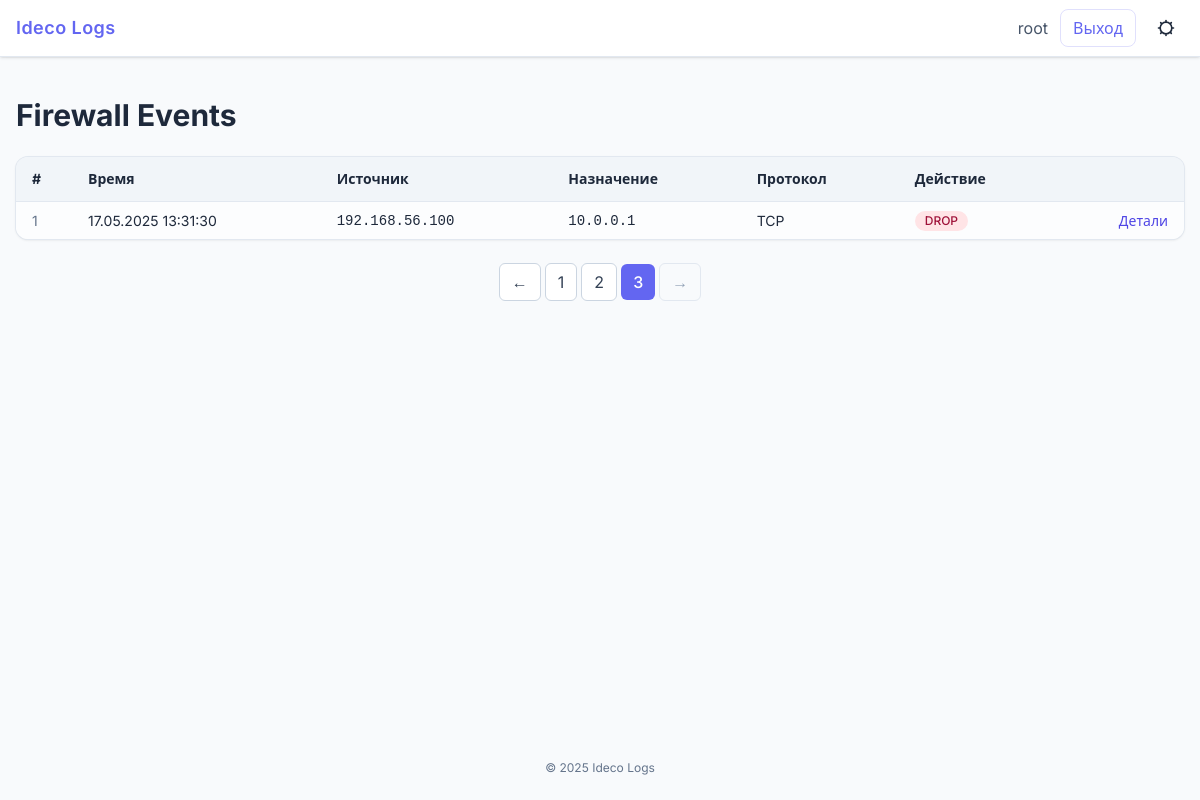
/?page=3 (signed in), run on the app's committed database.
### logs/models.py (models this page shows, shortened)
class Event(models.Model):
    created_at   = models.DateTimeField(auto_now_add=True)
    src_ip       = models.GenericIPAddressField(verbose_name='Источник')
    dst_ip       = models.GenericIPAddressField(verbose_name='Назначение')
    protocol     = models.CharField(max_length=10, blank=True)
    action       = models.CharField(max_length=32, help_text='ALLOW / DROP / etc.')
    raw_message  = models.TextField()
    class Meta:
        ordering = ['-created_at']
        verbose_name = 'Событие'
        verbose_name_plural = 'События'

### logs/views.py (the view)
# urls.py: path('', event_list, name='events'),
@login_required
def event_list(request):
    qs = Event.objects.all()
    paginator = Paginator(qs, 50)
    page_number = request.GET.get('page')
    page_obj = paginator.get_page(page_number)
    return render(request, 'events.html', {
        'events': page_obj,
    })

### logs/templates/events.html (shortened to what this page needs)
{% extends 'base.html' %}
{% load humanize %}
{% block content %}
<div x-data="{ modal:false, active:{} }">
  <h1 class="text-3xl font-bold mb-6">Firewall Events</h1>
  <div class="overflow-x-auto rounded-xl shadow ring-1 ring-slate-200 dark:ring-slate-700">
    <table class="min-w-full divide-y divide-slate-200 dark:divide-slate-700 text-sm">
      <thead class="bg-slate-100 dark:bg-slate-800 text-left font-semibold">
        <tr>
          <th class="px-4 py-3 w-14">#</th>
          <th class="px-4 py-3">Время</th>
          <th class="px-4 py-3">Источник</th>
          <th class="px-4 py-3">Назначение</th>
          <th class="px-4 py-3">Протокол</th>
          <th class="px-4 py-3">Действие</th>
        </tr>
      </thead>
      <tbody class="divide-y divide-slate-100 dark:divide-slate-800 bg-white dark:bg-slate-900">
        {% for e in events %}
        <tr class="odd:bg-slate-50/40 hover:bg-indigo-50/40 dark:odd:bg-slate-800/20 dark:hover:bg-slate-800/40 transition">
          <td class="px-4 py-2 text-slate-500">{{ forloop.counter }}</td>
          <td class="px-4 py-2">{{ e.created_at|date:"d.m.Y H:i:s" }}</td>
          <td class="px-4 py-2 font-mono">{{ e.src_ip }}</td>
          <td class="px-4 py-2 font-mono">{{ e.dst_ip }}</td>
          <td class="px-4 py-2 uppercase">{{ e.protocol }}</td>
          <td class="px-4 py-2">
            <span class="inline-flex items-center rounded-full px-2.5 py-0.5 text-xs font-medium
              {% if e.action == 'ALLOW' %} bg-emerald-100 text-emerald-800 dark:bg-emerald-800/30 dark:text-emerald-300
              {% elif e.action == 'DROP' %} bg-rose-100 text-rose-800 dark:bg-rose-800/30 dark:text-rose-300
              {% else %} bg-slate-100 text-slate-600 dark:bg-slate-700/40 dark:text-slate-300 {% endif %}">
              {{ e.action }}
            </span>
          </td>
          <td class="px-4 py-2 text-right">
            <button @click="modal=true;active={
                              id:'{{e.id}}',
                              time:'{{e.created_at|date:"d.m.Y H:i:s"}}',
                              src:'{{e.src_ip}}',
                              dst:'{{e.dst_ip}}',
                              proto:'{{e.protocol}}',
                              action:'{{e.action}}',
                              raw:`{{e.raw_message|escapejs}}`
                            }"
                    class="text-primary-dark hover:underline dark:text-primary">
              Детали
            </button>
          </td>
        </tr>
        {% empty %}
        <tr><td colspan="7" class="px-4 py-6 text-center text-slate-500">Записей нет</td></tr>
        {% endfor %}
      </tbody>
    </table>
  </div>
  <div class="mt-6 flex justify-center">{% include 'pagination.html' %}</div>
</div>
{% endblock %}

### logs/templates/base.html (shortened to what this page needs)
{% load tz %}
<!DOCTYPE html>
<html lang="ru"
      x-data="{ dark: localStorage.theme==='dark' }"
      :class="{ 'dark': dark }"
      x-init="$watch('dark', v => localStorage.theme = v ? 'dark' : 'light')">
<head>
  <script src="https://cdn.tailwindcss.com?plugins=typography"></script>
</head>
<body class="min-h-screen flex flex-col bg-slate-50 text-slate-800 dark:bg-slate-900 dark:text-slate-200 antialiased">
  <nav class="sticky top-0 z-40 bg-white/90 dark:bg-slate-800/90 backdrop-blur shadow border-b border-slate-200 dark:border-slate-700">
    <div class="max-w-7xl mx-auto flex items-center justify-between h-14 px-4">
      <a href="{% url 'events' %}" class="text-lg font-semibold tracking-wide text-primary dark:text-white">Ideco Logs</a>
      {% if user.is_authenticated %}
      <div class="flex items-center gap-3">
        <span class="hidden sm:inline text-slate-600 dark:text-slate-300">{{ user.username }}</span>
        <a href="{% url 'logout' %}?next={{ request.path }}"
           class="px-3 py-1.5 rounded-lg border border-primary/20 text-primary hover:bg-primary hover:text-white transition">
          Выход
        </a>
        <button @click="dark=!dark" class="w-9 h-9 rounded-full flex items-center justify-center hover:bg-slate-900/5 dark:hover:bg-white/10 transition">
        </button>
      </div>
      {% endif %}
    </div>
  </nav>
  <main class="flex-1 max-w-7xl w-full mx-auto px-4 py-10">
    {% block content %}{% endblock %}
  </main>
  <footer class="py-6 text-center text-xs text-slate-500 dark:text-slate-400">
    © {% now "Y" %} Ideco Logs
  </footer>
</body>
</html>

### data on the page
Event: created_at "17.05.2025 13:31:30", src_ip "192.168.56.100", dst_ip "10.0.0.1", protocol "TCP", action "DROP"

### other printed values
{{ user.username }} "root"
{{ num }} "1" "2"
{{ num }} "3"
